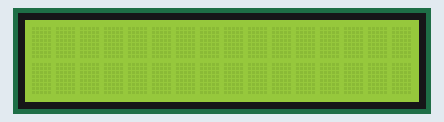
Recording of a sketch running on a simulated Arduino Uno, built with avr-gcc and run on an emulated ATmega328P. On the bench: 16×2 character LCD.

Above: at 0.1 s.
At 1.1 s:
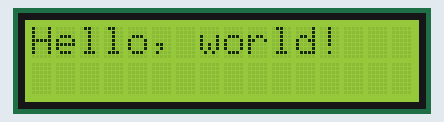
At 2.1 s:
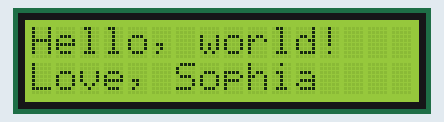
At 4.2 s:
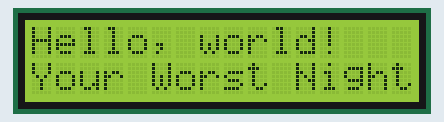

Measured:
- by itself, everything shown: repeats every 8.1 s, in 4 steps
- what the display in image 1 shows lasts 1.0 s, from 1.1 s to 2.1 s
- what the display in image 2 shows lasts 2.0 s, from 2.1 s to 4.1 s
- what the display in image 3 shows lasts 4.0 s, from 4.1 s to 8.1 s

The sketch:

Your_Worst_Nightmare_I2C.ino
```cpp
#include <Wire.h>
#include <LiquidCrystal_I2C.h>
LiquidCrystal_I2C lcd(0x3F, 2, 1, 0, 4, 5, 6, 7, 3, POSITIVE);

void setup()
{
  lcd.begin (16,2);  // initialize the lcd
}
void loop()
{

// Reset the display
  lcd.clear();
  delay(1000);
  lcd.home();

// Print on the LCD
  lcd.backlight();
  lcd.setCursor(0,0);
  lcd.print("Hello, world!");
  delay(1000);

  lcd.setCursor(0,1);
  lcd.print("Love, Sophia");
  delay(2000);

  lcd.setCursor(0,3);
  lcd.print("Your Worst Nightmare");
  delay(4000);

}
```
